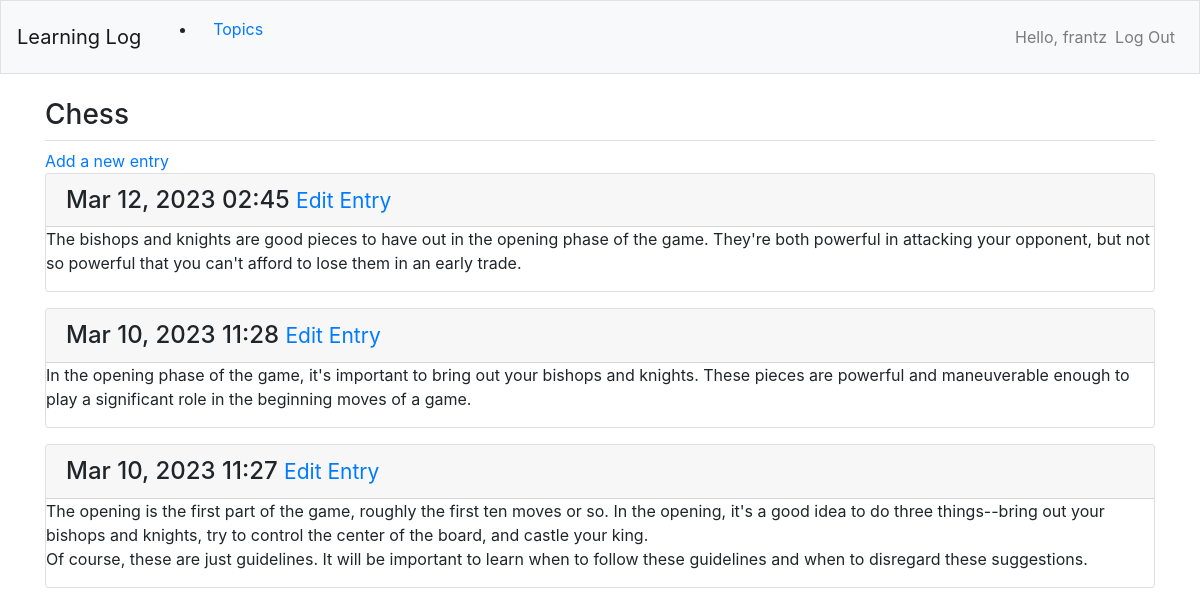
/topics/4 (signed in), run on the app's committed database.
### learning_logs/models.py (models this page shows, shortened)
class Topic(models.Model):
    text = models.TextField(max_length=100) # The topic name
    date_added = models.DateTimeField(auto_now_add=True)
    owner = models.ForeignKey(User, on_delete=models.CASCADE)
    def __str__(self):
        return self.text

class Entry(models.Model):
    topic = models.ForeignKey(Topic, on_delete=models.CASCADE)
    text = models.TextField()
    date_added = models.DateTimeField(auto_now_add=True)
    class Meta:
        verbose_name_plural = 'entries'

### learning_logs/views.py (the view)
# urls.py: path('topics/<int:topic_id>', views.topic, name='topic'),
@login_required
def topic(request, topic_id):
    topic = Topic.objects.get(id=topic_id)
    check_owner(request.user, topic.owner)
    entries = topic.entry_set.order_by('-date_added')
    context = {'topic': topic, 'entries': entries}
    return render(request, 'learning_logs/topic.html', context)

### learning_logs/views.py (called while the page is built)
def check_owner(user, owner):
    if user != owner:
        raise Http404

### learning_logs/templates/learning_logs/topic.html (shortened to what this page needs)
{% extends 'learning_logs/base.html' %}
{% block pageheader %}
    <h3>{{topic}}</h3>
{% endblock pageheader %}
{% block content %}
    <a href="{% url 'learning_logs:new_entry' topic.id %}">Add a new entry</a>
    {% for entry in entries %}
        <div class="card mb-3">
            <h4 class="card-header">
                {{entry.date_added|date:'M d, Y H:i'}}
                <small>
                    <a href="{% url 'learning_logs:edit_entry' entry.id %}">Edit Entry</a>
                </small>
            </h4>
            <div class="clard-body">
                {{entry.text|linebreaks}}
            </div>
        </div>
    {% empty %}
        <p>There's no entry for the topic yet.</p>
    {% endfor %}
{% endblock content %}

### learning_logs/templates/learning_logs/base.html (shortened to what this page needs)
{% load bootstrap4 %}
<!doctype html>
<html>
    <head>
        {% bootstrap_css %}
    </head>
    <body>
        <nav class="navbar navbar-expand-md navbar-light bg-light mb-4 border">
            <a class="navbar-brand" href="{% url 'learning_logs:index' %}">Learning Log</a>
            <div class="collapse navbar-collapse" id="navbarCollapse">
                <ul class="nav-item">
                    <li>
                        <a class="nav-link" href="{% url 'learning_logs:topics' %}">
                        Topics</a>
                    </li>
                </ul>
                <ul class="navbar-nav ml-auto">
                    {% if user.is_authenticated %}
                        <li class="nav-item">
                            <span class="navbar-text"}">Hello, {{user.username}}</span>
                        </li>
                        <li class="nav-item">
                            <a class="nav-link" href="{% url 'users:logout' %}">Log Out</a>
                        </li>
                    {% endif %}
                </ul>
            </div>
        </nav>
        <main role="main" class="container">
            <div class="pd-2 mb-2 border-bottom">
                {% block pageheader %}{% endblock pageheader %}
            </div>
            <div>
                {% block content %}{% endblock content %}
            </div>
        </main>
    </body>
</html>

### data on the page
Topic: text "Chess"
Entry: date_added "Mar 12, 2023 02:45", text "The bishops and knights are good pieces to have out in the opening phase of the game. They're both powerful in attacking your opponent, but not so powerful that you can't afford to lose them in an early trade."
Entry: date_added "Mar 10, 2023 11:28", text "In the opening phase of the game, it's important to bring out your bishops and knights. These pieces are powerful and maneuverable enough to play a significant role in the beginning moves of a game."
Entry: date_added "Mar 10, 2023 11:27", text "The opening is the first part of the game, roughly the first ten moves or so. In the opening, it's a good idea to do three things--bring out your bishops and knights, try to control the center of the board, and castle your king. Of course, these are just guidelines. It will be important to learn when to follow these guidelines and when to disregard these suggestions."

### other printed values
{{ user.username }} "frantz"
